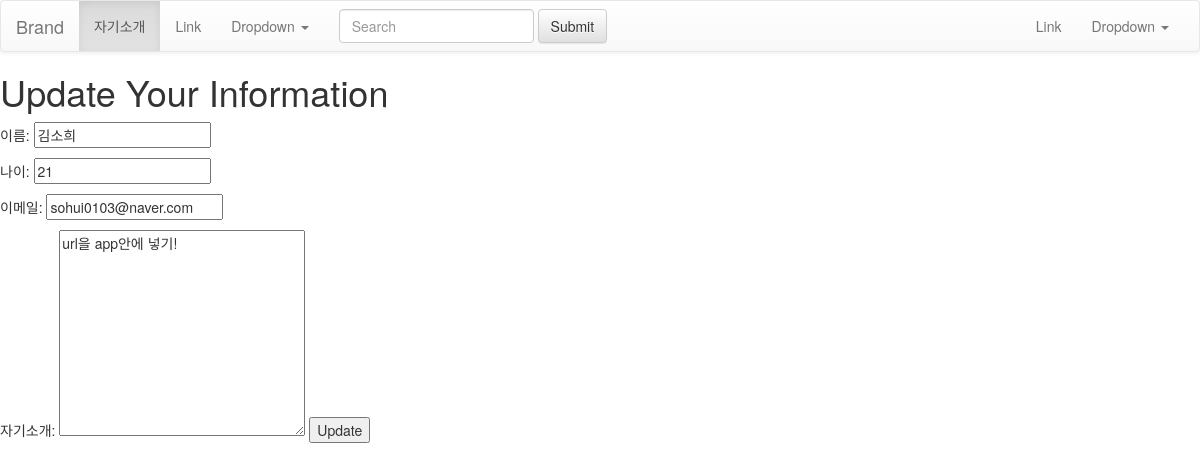
Screenshot of //edit/12 with the database file from the repository.
### signup/models.py (models this page shows, shortened)
class Signup(models.Model):
    name = models.CharField(max_length=100)
    age = models.IntegerField()
    pub_date = models.DateTimeField()
    email = models.EmailField(max_length=100)
    introduce = models.TextField()
    image = models.ImageField(upload_to='images/',default='')

### signup/views.py (the view)
# urls.py: path('edit/<int:id>', views.edit, name="edit"),
def edit(request, id):
    edit_blog = Signup.objects.get(pk=id)
    return render(request, 'edit.html', {'blog':edit_blog})

### signup/templates/edit.html (shortened to what this page needs)
{% extends 'base.html' %}
{% block contents %}
<h1>Update Your Information</h1>
<form action="{% url 'update' blog.id %}" method="POST">
    <p>이름: <input type="text" name="name" value="{{blog.name}}"></p>
    <p>나이: <input type="text" name="age" value="{{blog.age}}"></p>
    <p>이메일: <input type="text" name="email" value="{{blog.email}}"></p>
    자기소개: <textarea name="introduce" cols="30" rows="10">{{blog.introduce}}</textarea>
    <button type="submit">Update</button>
</form>
{% endblock %}

### rows the page displays
Signup: name "김소희", age "21", email "sohui0103@naver.com", introduce "url을 app안에 넣기!"
